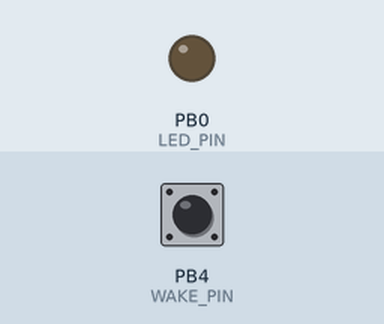
Simulated run of this program. Board: ATtiny85, built with avr-gcc and emulated at 1 MHz. On the bench: output pins drawn as LEDs (lit = HIGH). The inputs (shaded band) are chosen by the test bench; at power-on: PB4 (WAKE_PIN) HIGH. Sleep ends after the set time or at an interrupt.

Above: at 1.2 s.
1.3 s: PB4 (WAKE_PIN) pulled LOW for 0.15 s
At 1.7 s:
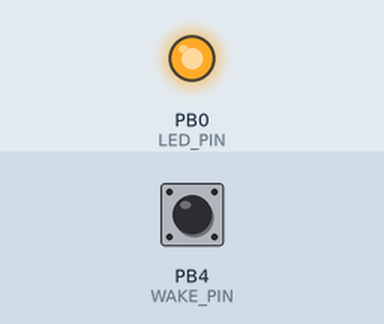
4.0 s: PB4 (WAKE_PIN) pulled LOW for 3.2 s
Timing chart, 0 to 10.0 s (numbered marks = the images above; inputs shaded):
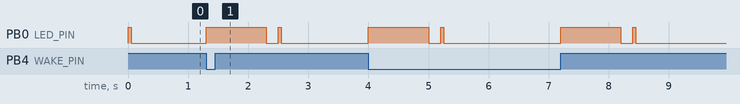

Measured:
- after the input at 1.3 s, PB0 (LED_PIN): LOW → HIGH at once, → LOW 1.0 s later, → HIGH 0.20 s later, → LOW 0.05 s later

The program:

main.c
```c
/*
    This code implements low power sleeping on an ATtiny85.
     - Connect LED to pin 5
     - Connect button (active low) to pin 3.
    When entering sleep it makes a short (50ms) blink. When pin 3 is pulled
    low with a button it exits sleep and turns the LED on for 1 second.
    This way it is very easy to see the microcontroller enter and exit sleep
    to confirm cirrect operation and make it possible to measure power
    consumption.

    Code originally written by chatgpt but modified by Ivo Urbanczyk.
*/

#include <avr/io.h>
#include <avr/interrupt.h>
#include <avr/sleep.h>
#include <util/delay.h>

#define F_CPU 1000000UL // used for util/delay.h

#define LED_PIN PB0      // Pin 5 on ATtiny85
#define WAKE_PIN PB4     // Pin 3 on ATtiny85

uint8_t wake_flag = 0;

int main() {
    // Set LED as output
    DDRB |= (1 << LED_PIN);
    PORTB &= ~(1 << LED_PIN);  // LED OFF

    // Set WAKE_PIN as input with pull-up
    DDRB &= ~(1 << WAKE_PIN);
    PORTB |= (1 << WAKE_PIN);

    // Enable pin change interrupt on PB4
    GIMSK |= (1 << PCIE);               // Enable pin change interrupt system
    PCMSK |= (1 << PCINT4);             // Enable pin change interrupt on PB4
    GIFR |= (1 << PCIF);                // Clear any pending PCINT

    // Set sleep mode to power-down
    MCUCR = (MCUCR & ~((1<<SM1) | (1<<SM0))) | (1<<SM1);   // Power-down mode
    MCUCR &= ~(1 << SE);                // Make sure sleep is off for now

    sei(); // Enable global interrupts


    for(;;) {
        if (wake_flag) {
        // Blink LED once to indicate wake
        PORTB |= (1 << LED_PIN);  // LED ON
        _delay_ms(1000);
        PORTB &= ~(1 << LED_PIN); // LED OFF
        _delay_ms(200);

        wake_flag = 0;
        }

        // Sleep indicator: short blink before sleeping
        PORTB |= (1 << LED_PIN);
        _delay_ms(50);
        PORTB &= ~(1 << LED_PIN);
        _delay_ms(1000);

        // Enable sleep and go to sleep
        MCUCR |= (1 << SE);                 // Enable sleep
        __asm__ __volatile__("sleep");      // Go to sleep
        MCUCR &= ~(1 << SE);                // Disable sleep after wake
    }
}

// Interrupt Service Routine for pin change on PB4
ISR(PCINT0_vect) {
  wake_flag = 1;
}

/*

// code written by chatgpt from Dad

#include <avr/io.h>
#include <avr/interrupt.h>
#include <avr/sleep.h>
#include <util/delay.h>

#define LED_PIN     PB0
#define INPUT_PIN   PB1

void setup() {
    // Set LED pin as output
    DDRB |= (1 << LED_PIN);

    // Set input pin with pull-up
    DDRB &= ~(1 << INPUT_PIN);
    PORTB |= (1 << INPUT_PIN);
}

void flash_led(uint8_t flashes_per_sec, uint8_t duration_sec) {
    uint16_t total_flashes = flashes_per_sec * duration_sec;
    uint16_t delay_ms = 1000 / (flashes_per_sec * 2); // ON and OFF time
    for (uint16_t i = 0; i < total_flashes; i++) {
        PORTB ^= (1 << LED_PIN);
        _delay_ms(delay_ms);
    }
}

void enter_sleep() {
    // Hold LED ON
    PORTB |= (1 << LED_PIN);

    // Set sleep mode
    set_sleep_mode(SLEEP_MODE_PWR_DOWN);
    sleep_enable();

    // Enable pin change interrupt on INPUT_PIN
    GIMSK |= (1 << PCIE);          // Enable pin change interrupt
    PCMSK |= (1 << INPUT_PIN);      // Enable for INPUT_PIN

    sei(); // Enable global interrupts

    sleep_cpu(); // Enter sleep mode

    // CPU will continue here after waking up
    sleep_disable();
    GIMSK &= ~(1 << PCIE);  // Disable pin change interrupt
}

ISR(PCINT0_vect) {
    // Interrupt service routine for pin change
    // Wakes up automatically
}

int main(void) {
    setup();

    while (1) {
        // Check if button is pressed
        if (!(PINB & (1 << INPUT_PIN))) {
            // Button pressed - before sleep
            PORTB &= ~(1 << LED_PIN);   // off
            _delay_ms(100);
            PORTB |= (1 << LED_PIN);    // on
            _delay_ms(100);
            PORTB &= ~(1 << LED_PIN);   // off
            _delay_ms(100);
            PORTB |= (1 << LED_PIN);    // on

            enter_sleep();

            // After wake up
            flash_led(5, 3);
        }

        // Main normal loop
        PORTB ^= (1 << LED_PIN);
        _delay_ms(1000);
    }
}
*/
```
